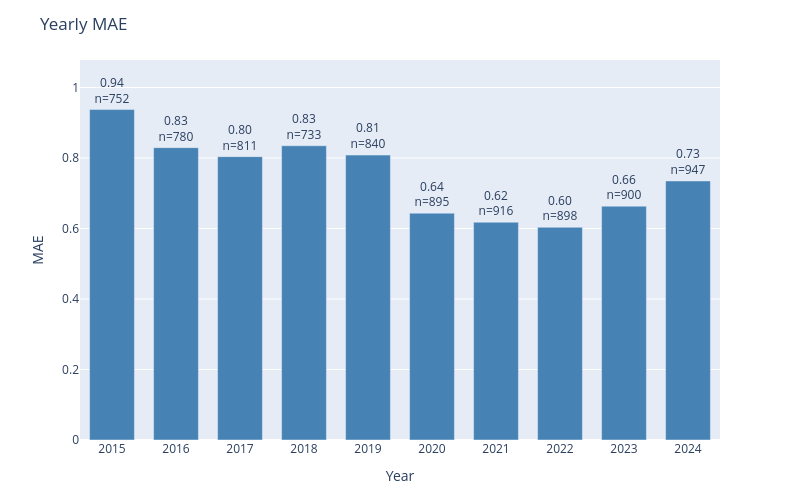

Notebook cell for this chart:
### Code cell
plot_error_by_group(
    df=results_test,
    y_true_col='actual',
    y_pred_col='prediction',
    date_col='dt_temp',
    group_by='year',
    metric='mae',
    title='Yearly MAE'
)

### Figure 1 — Plotly figure (JSON) as saved in the notebook; plotly's stock layout.template omitted (floating-point values rounded to 4 significant figures)
{"data": [{"marker": {"color": "steelblue"}, "text": ["0.94<br>n=752", "0.83<br>n=780", "0.80<br>n=811", "0.83<br>n=733", "0.81<br>n=840", "0.64<br>n=895", "0.62<br>n=916", "0.60<br>n=898", "0.66<br>n=900", "0.73<br>n=947"], "textposition": "outside", "type": "bar", "x": ["2015", "2016", "2017", "2018", "2019", "2020", "2021", "2022", "2023", "2024"], "y": [0.9375, 0.8295, 0.8039, 0.8349, 0.8083, 0.6436, 0.6179, 0.6036, 0.6633, 0.735]}], "layout": {"bargap": 0.3, "height": 500, "margin": {"b": 60, "t": 60}, "title": {"text": "Yearly MAE"}, "uniformtext": {"minsize": 8, "mode": "hide"}, "width": 800, "xaxis": {"title": {"text": "Year"}}, "yaxis": {"range": [0, 1.078], "title": {"text": "MAE"}}}}
